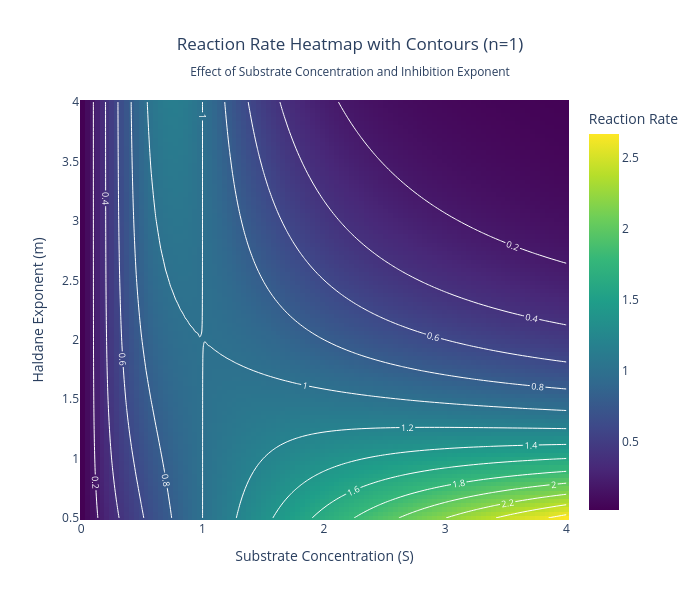

This figure's notebook cell:
### Markdown cell above
## Rate Surface

### Code cell
from numpy import linspace, meshgrid
import plotly.graph_objects as go

def kinetics(S, k_max, K_m, n, m):
    """
    Hill kinetics equation; reduces to Michaelis-Menten for n=1
    S: substrate concentration
    k_max: maximum reaction rate (includes enzyme concentration)
    K_m: Michaelis constant (fixed at 1)
    n: Hill exponent
    m: inhibition exponent (n<=m)
    """
    rate = (k_max * S**n) / (K_m + S**m)
    return rate

# Fixed parameters: cooperativity n is fixed at 1 (plain Michaelis-Menten
# activation), so the only thing that varies below is the inhibition
# exponent m.
k_max, K_m, n = 2, 1, 1

# Create 2D grid
S_values = linspace(0.01, 4, 100)  # Start slightly above 0 to avoid division issues
m_values = linspace(0.5, 4, 100)

# Create meshgrid: S_grid and m_grid have matching shapes so that
# kinetics() can be evaluated for every (S, m) combination at once.
S_grid, m_grid = meshgrid(S_values, m_values)

# Calculate rate for all combinations
rate_grid = kinetics(S_grid, k_max, K_m, n, m_grid)

# Combine heatmap with contour lines
fig = go.Figure()

# Add heatmap: colour encodes the reaction rate for each (S, m) pair
fig.add_trace(go.Heatmap(
    x=S_values,
    y=m_values,
    z=rate_grid,
    colorscale='Viridis',
    colorbar=dict(title="Reaction Rate"),
    hoverongaps=False,
    showscale=True
))

# Add contour lines on top, to make lines of equal rate easier to read
fig.add_trace(go.Contour(
    x=S_values,
    y=m_values,
    z=rate_grid,
    showscale=False,
    contours=dict(
        showlabels=True,
        labelfont=dict(size=9, color='white'),
        coloring='none'
    ),
    line=dict(width=1, color='white'),
    hoverinfo='skip'
))

fig.update_layout(
    title=dict(
        text="Reaction Rate Heatmap with Contours (n=1)<br><sub>Effect of Substrate Concentration and Inhibition Exponent</sub>",
        x=0.5
    ),
    xaxis=dict(title="Substrate Concentration (S)"),
    yaxis=dict(title="Inhibition Exponent (m)"),
    width=700,
    height=600
)

fig.show()

### Figure 1 — Plotly figure (JSON) as saved in the notebook; plotly's stock layout.template omitted (floating-point values rounded to 4 significant figures; data arrays with more than 128 entries replaced by an {"elided": "..."} marker saying what was removed)
{"data": [{"colorbar": {"title": {"text": "Reaction Rate"}}, "colorscale": [[0, "#440154"], [0.1111, "#482878"], [0.2222, "#3e4989"], [0.3333, "#31688e"], [0.4444, "#26828e"], [0.5556, "#1f9e89"], [0.6667, "#35b779"], [0.7778, "#6ece58"], [0.8889, "#b5de2b"], [1, "#fde725"]], "hoverongaps": false, "showscale": true, "type": "heatmap", "x": [0.01, 0.0503, 0.09061, 0.1309, 0.1712, 0.2115, 0.2518, 0.2921, 0.3324, 0.3727, 0.413, 0.4533, 0.4936, 0.5339, 0.5742, 0.6145, 0.6548, 0.6952, 0.7355, 0.7758, 0.8161, 0.8564, 0.8967, 0.937, 0.9773, 1.018, 1.058, 1.098, 1.138, 1.179, 1.219, 1.259, 1.3, 1.34, 1.38, 1.421, 1.461, 1.501, 1.542, 1.582, 1.622, 1.662, 1.703, 1.743, 1.783, 1.824, 1.864, 1.904, 1.945, 1.985, 2.025, 2.065, 2.106, 2.146, 2.186, 2.227, 2.267, 2.307, 2.348, 2.388, 2.428, 2.468, 2.509, 2.549, 2.589, 2.63, 2.67, 2.71, 2.751, 2.791, 2.831, 2.872, 2.912, 2.952, 2.992, 3.033, 3.073, 3.113, 3.154, 3.194, 3.234, 3.275, 3.315, 3.355, 3.395, 3.436, 3.476, 3.516, 3.557, 3.597, 3.637, 3.678, 3.718, 3.758, 3.798, 3.839, 3.879, 3.919, 3.96, 4.0], "y": [0.5, 0.5354, 0.5707, 0.6061, 0.6414, 0.6768, 0.7121, 0.7475, 0.7828, 0.8182, 0.8535, 0.8889, 0.9242, 0.9596, 0.9949, 1.03, 1.066, 1.101, 1.136, 1.172, 1.207, 1.242, 1.278, 1.313, 1.348, 1.384, 1.419, 1.455, 1.49, 1.525, 1.561, 1.596, 1.631, 1.667, 1.702, 1.737, 1.773, 1.808, 1.843, 1.879, 1.914, 1.949, 1.985, 2.02, 2.056, 2.091, 2.126, 2.162, 2.197, 2.232, 2.268, 2.303, 2.338, 2.374, 2.409, 2.444, 2.48, 2.515, 2.551, 2.586, 2.621, 2.657, 2.692, 2.727, 2.763, 2.798, 2.833, 2.869, 2.904, 2.939, 2.975, 3.01, 3.045, 3.081, 3.116, 3.152, 3.187, 3.222, 3.258, 3.293, 3.328, 3.364, 3.399, 3.434, 3.47, 3.505, 3.54, 3.576, 3.611, 3.646, 3.682, 3.717, 3.753, 3.788, 3.823, 3.859, 3.894, 3.929, 3.965, 4.0], "z": {"elided": "100x100 float values"}}, {"contours": {"coloring": "none", "labelfont": {"color": "white", "size": 9}, "showlabels": true}, "hoverinfo": "skip", "line": {"color": "white", "width": 1}, "showscale": false, "type": "contour", "x": [0.01, 0.0503, 0.09061, 0.1309, 0.1712, 0.2115, 0.2518, 0.2921, 0.3324, 0.3727, 0.413, 0.4533, 0.4936, 0.5339, 0.5742, 0.6145, 0.6548, 0.6952, 0.7355, 0.7758, 0.8161, 0.8564, 0.8967, 0.937, 0.9773, 1.018, 1.058, 1.098, 1.138, 1.179, 1.219, 1.259, 1.3, 1.34, 1.38, 1.421, 1.461, 1.501, 1.542, 1.582, 1.622, 1.662, 1.703, 1.743, 1.783, 1.824, 1.864, 1.904, 1.945, 1.985, 2.025, 2.065, 2.106, 2.146, 2.186, 2.227, 2.267, 2.307, 2.348, 2.388, 2.428, 2.468, 2.509, 2.549, 2.589, 2.63, 2.67, 2.71, 2.751, 2.791, 2.831, 2.872, 2.912, 2.952, 2.992, 3.033, 3.073, 3.113, 3.154, 3.194, 3.234, 3.275, 3.315, 3.355, 3.395, 3.436, 3.476, 3.516, 3.557, 3.597, 3.637, 3.678, 3.718, 3.758, 3.798, 3.839, 3.879, 3.919, 3.96, 4.0], "y": [0.5, 0.5354, 0.5707, 0.6061, 0.6414, 0.6768, 0.7121, 0.7475, 0.7828, 0.8182, 0.8535, 0.8889, 0.9242, 0.9596, 0.9949, 1.03, 1.066, 1.101, 1.136, 1.172, 1.207, 1.242, 1.278, 1.313, 1.348, 1.384, 1.419, 1.455, 1.49, 1.525, 1.561, 1.596, 1.631, 1.667, 1.702, 1.737, 1.773, 1.808, 1.843, 1.879, 1.914, 1.949, 1.985, 2.02, 2.056, 2.091, 2.126, 2.162, 2.197, 2.232, 2.268, 2.303, 2.338, 2.374, 2.409, 2.444, 2.48, 2.515, 2.551, 2.586, 2.621, 2.657, 2.692, 2.727, 2.763, 2.798, 2.833, 2.869, 2.904, 2.939, 2.975, 3.01, 3.045, 3.081, 3.116, 3.152, 3.187, 3.222, 3.258, 3.293, 3.328, 3.364, 3.399, 3.434, 3.47, 3.505, 3.54, 3.576, 3.611, 3.646, 3.682, 3.717, 3.753, 3.788, 3.823, 3.859, 3.894, 3.929, 3.965, 4.0], "z": {"elided": "100x100 float values"}}], "layout": {"height": 600, "title": {"text": "Reaction Rate Heatmap with Contours (n=1)<br><sub>Effect of Substrate Concentration and Inhibition Exponent</sub>", "x": 0.5}, "width": 700, "xaxis": {"title": {"text": "Substrate Concentration (S)"}}, "yaxis": {"title": {"text": "Haldane Exponent (m)"}}}}
